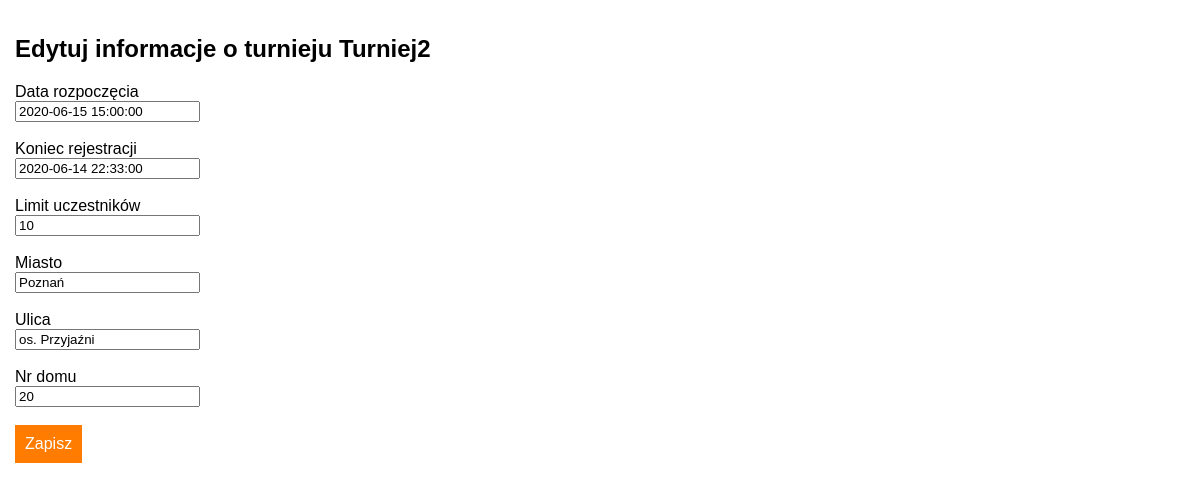
The page /tournament/2/edit/ (signed in) on the database its author committed.
### Tourn/models.py (models this page shows)
class Tournament(models.Model):
    name = models.CharField(max_length=50)
    discipline = models.CharField(max_length=50)
    start_date = models.DateTimeField()
    registration_deadline = models.DateTimeField()
    participants_limit = models.IntegerField()
    city = models.CharField(max_length=20)
    street = models.CharField(max_length=50)
    number = models.IntegerField()
    organizer = models.ForeignKey(settings.AUTH_USER_MODEL, on_delete=models.CASCADE)

### Tourn/views.py (the view)
# urls.py: path('tournament/<int:id>/edit/', views.edit_tournament, name='tournament_edit'),
def edit_tournament(request, id):
    try:
        tourn = Tournament.objects.get(id=id)
    except Tournament.DoesNotExist:
        raise Http404("Nie ma takiego turnieju")
    try:
        participants = Participation.objects.filter(tournament=tourn)
        participants_number = len(participants)
    except Participation.DoesNotExist:
        participants_number = 0
    if request.user.is_authenticated:
        if request.method == 'POST':
            if request.user.id == tourn.organizer_id and tourn.registration_deadline > timezone.now():
                form = EditTournamentForm(request.POST, instance=tourn, participants=participants_number, start=tourn.start_date)
                if form.is_valid():
                    tournament = form.save(commit=False)
                    tournament.save()
                    return redirect('/../tournament/' + str(tournament.id))
            else:
                if tourn.registration_deadline <= timezone.now():
                    messages.add_message(request, messages.INFO, 'Nie możesz edytować informacji o turnieju, który już się rozpoczął')
                else:
                    messages.add_message(request, messages.INFO,'Nie możesz edytować informacji o turnieju, którego organizatorem nie jesteś')
                return redirect('../')
        else:
            form = EditTournamentForm(instance=tourn, participants=participants_number, start=tourn.start_date)
        return render(request, 'tournaments/edit.html', {'form': form, 'participants_number': participants_number, 'tourn': tourn})
    else:
        return redirect('login')

### Tourn/forms.py (shortened to what this page needs)
class EditTournamentForm(ModelForm):
    participants = 0
    start = timezone.now()
    def __init__(self, *args, **kwargs):
        self.participants = kwargs.pop('participants')  # cache the user object you pass in
        self.start = kwargs.pop('start')
        super(ModelForm, self).__init__(*args, **kwargs)
    class Meta:
        model = Tournament
        fields = ['start_date', 'registration_deadline', 'participants_limit', 'city', 'street', 'number']
        labels = {'name': 'Nazwa', 'discipline': 'Dyscyplina', 'start_date': 'Data rozpoczęcia',
                  'registration_deadline': 'Koniec rejestracji',
                  'participants_limit': 'Limit uczestników', 'city': 'Miasto', 'street': 'Ulica', 'number': 'Nr domu'}

### templates/tournaments/edit.html (shortened to what this page needs)
<!DOCTYPE html>
    <html lang="pl">
    <head>
        <link rel="stylesheet" href="../../../Tourn/static/form_style.css">
    </head>
    <body>
{% block content %}
    <div class="add-padding">
  <h2>Edytuj informacje o turnieju {{ tourn.name }}</h2>
  <form method="post">
      {% for field in form %}
          {{ field.label }}<br>
          {{ field }} {{ field.help_text }}
          {{ field.errors }}<br>
          <br>
    {% endfor %}
      <button class="orange-button" type="submit">Zapisz</button>
  </form>
    </div>
{% endblock %}
    </body>
</html>

### Tourn/static/form_style.css (style rules this page uses)
* { font-family: sans-serif; }
html, body { height: 100%; }
body { display: flex; margin: 0px; }
button { padding-left: 5px; padding-right: 5px; border: none; font-size: medium; }
.orange-button { padding: 10px; background-color: #ff7c00; color:white; text-decoration: none; border: none; }
.add-padding { padding: 15px; }

### rows shown on the page
Tournament: name "Turniej2", form "2020-06-15 15:00:00" "2020-06-14 22:33:00" "10" "Poznań" "os. Przyjaźni" "20"

### other values the page prints
{{ field.label }} "Data rozpoczęcia" "Koniec rejestracji" "Limit uczestników" "Miasto" "Ulica" "Nr domu"
